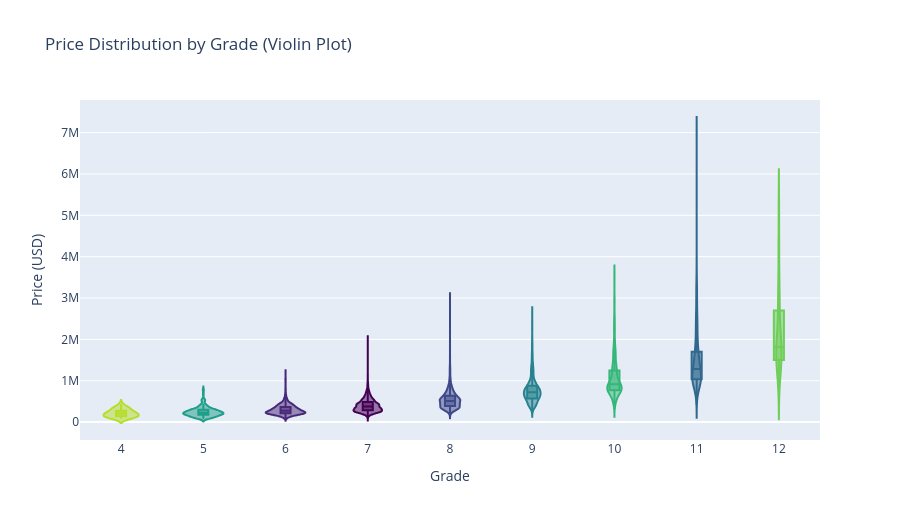

Notebook source saved alongside this figure:
### Code cell
# Cell 13b: Violin Plot - Price by Grade
df_grade = df[df["grade"].between(4, 12)].copy()
fig = px.violin(
    df_grade, x="grade", y="price", box=True, points=False,
    title="Price Distribution by Grade (Violin Plot)",
    labels={"price": "Price (USD)", "grade": "Grade"},
    color="grade", color_discrete_sequence=px.colors.sequential.Viridis,
    height=520
)
fig.update_layout(showlegend=False)
fig.show()

### Figure 1 — Plotly figure (JSON) as saved in the notebook; plotly's stock layout.template omitted (floating-point values rounded to 4 significant figures; data arrays with more than 128 entries replaced by an {"elided": "..."} marker saying what was removed)
{"data": [{"alignmentgroup": "True", "box": {"visible": true}, "hovertemplate": "Grade=%{x}<br>Price (USD)=%{y}<extra></extra>", "legendgroup": "7", "marker": {"color": "#440154"}, "name": "7", "offsetgroup": "7", "orientation": "v", "points": false, "scalegroup": "True", "showlegend": true, "type": "violin", "x": {"elided": "8981 int values"}, "x0": " ", "xaxis": "x", "y": {"elided": "8981 int values"}, "y0": " ", "yaxis": "y"}, {"alignmentgroup": "True", "box": {"visible": true}, "hovertemplate": "Grade=%{x}<br>Price (USD)=%{y}<extra></extra>", "legendgroup": "6", "marker": {"color": "#482878"}, "name": "6", "offsetgroup": "6", "orientation": "v", "points": false, "scalegroup": "True", "showlegend": true, "type": "violin", "x": {"elided": "2038 int values"}, "x0": " ", "xaxis": "x", "y": {"elided": "2038 int values"}, "y0": " ", "yaxis": "y"}, {"alignmentgroup": "True", "box": {"visible": true}, "hovertemplate": "Grade=%{x}<br>Price (USD)=%{y}<extra></extra>", "legendgroup": "8", "marker": {"color": "#3e4989"}, "name": "8", "offsetgroup": "8", "orientation": "v", "points": false, "scalegroup": "True", "showlegend": true, "type": "violin", "x": {"elided": "6068 int values"}, "x0": " ", "xaxis": "x", "y": {"elided": "6068 int values"}, "y0": " ", "yaxis": "y"}, {"alignmentgroup": "True", "box": {"visible": true}, "hovertemplate": "Grade=%{x}<br>Price (USD)=%{y}<extra></extra>", "legendgroup": "11", "marker": {"color": "#31688e"}, "name": "11", "offsetgroup": "11", "orientation": "v", "points": false, "scalegroup": "True", "showlegend": true, "type": "violin", "x": {"elided": "399 int values"}, "x0": " ", "xaxis": "x", "y": {"elided": "399 int values"}, "y0": " ", "yaxis": "y"}, {"alignmentgroup": "True", "box": {"visible": true}, "hovertemplate": "Grade=%{x}<br>Price (USD)=%{y}<extra></extra>", "legendgroup": "9", "marker": {"color": "#26828e"}, "name": "9", "offsetgroup": "9", "orientation": "v", "points": false, "scalegroup": "True", "showlegend": true, "type": "violin", "x": {"elided": "2615 int values"}, "x0": " ", "xaxis": "x", "y": {"elided": "2615 int values"}, "y0": " ", "yaxis": "y"}, {"alignmentgroup": "True", "box": {"visible": true}, "hovertemplate": "Grade=%{x}<br>Price (USD)=%{y}<extra></extra>", "legendgroup": "5", "marker": {"color": "#1f9e89"}, "name": "5", "offsetgroup": "5", "orientation": "v", "points": false, "scalegroup": "True", "showlegend": true, "type": "violin", "x": {"elided": "242 int values"}, "x0": " ", "xaxis": "x", "y": {"elided": "242 int values"}, "y0": " ", "yaxis": "y"}, {"alignmentgroup": "True", "box": {"visible": true}, "hovertemplate": "Grade=%{x}<br>Price (USD)=%{y}<extra></extra>", "legendgroup": "10", "marker": {"color": "#35b779"}, "name": "10", "offsetgroup": "10", "orientation": "v", "points": false, "scalegroup": "True", "showlegend": true, "type": "violin", "x": {"elided": "1134 int values"}, "x0": " ", "xaxis": "x", "y": {"elided": "1134 int values"}, "y0": " ", "yaxis": "y"}, {"alignmentgroup": "True", "box": {"visible": true}, "hovertemplate": "Grade=%{x}<br>Price (USD)=%{y}<extra></extra>", "legendgroup": "12", "marker": {"color": "#6ece58"}, "name": "12", "offsetgroup": "12", "orientation": "v", "points": false, "scalegroup": "True", "showlegend": true, "type": "violin", "x": [12, 12, 12, 12, 12, 12, 12, 12, 12, 12, 12, 12, 12, 12, 12, 12, 12, 12, 12, 12, 12, 12, 12, 12, 12, 12, 12, 12, 12, 12, 12, 12, 12, 12, 12, 12, 12, 12, 12, 12, 12, 12, 12, 12, 12, 12, 12, 12, 12, 12, 12, 12, 12, 12, 12, 12, 12, 12, 12, 12, 12, 12, 12, 12, 12, 12, 12, 12, 12, 12, 12, 12, 12, 12, 12, 12, 12, 12, 12, 12, 12, 12, 12, 12, 12, 12, 12, 12, 12, 12], "x0": " ", "xaxis": "x", "y": [2250000, 1550000, 2125000, 1578000, 1100000, 5110800, 835000, 5300000, 5350000, 1038000, 1680000, 1760000, 2750000, 4500000, 1835000, 2950000, 1799000, 1899000, 1300000, 4000000, 2880500, 1500000, 1460000, 2725000, 1940000, 1515000, 1998000, 1488000, 1295650, 1615000, 1450000, 1525000, 2500000, 1212500, 1200000, 4668000, 1285000, 4489000, 1680000, 3120000, 1688000, 1769000, 1820000, 1699000, 2300000, 1580000, 2200000, 1785000, 1600000, 1950000, 4208000, 1960000, 2280000, 3100000, 1822500, 3168750, 1325000, 1500000, 1475000, 1465000, 1900000, 1755000, 1675000, 1468000, 3200000, 1005000, 1637500, 2480000, 1365000, 1815000, 1490000, 3710000, 1980000, 1920000, 2574000, 3100000, 1990000, 1415000, 3300000, 3650000, 1268890, 3635000, 1550000, 2250000, 2700000, 2998000, 1800000, 900000, 1488000, 2238890], "y0": " ", "yaxis": "y"}, {"alignmentgroup": "True", "box": {"visible": true}, "hovertemplate": "Grade=%{x}<br>Price (USD)=%{y}<extra></extra>", "legendgroup": "4", "marker": {"color": "#b5de2b"}, "name": "4", "offsetgroup": "4", "orientation": "v", "points": false, "scalegroup": "True", "showlegend": true, "type": "violin", "x": [4, 4, 4, 4, 4, 4, 4, 4, 4, 4, 4, 4, 4, 4, 4, 4, 4, 4, 4, 4, 4, 4, 4, 4, 4, 4, 4, 4, 4], "x0": " ", "xaxis": "x", "y": [299000, 80000, 140000, 355000, 248000, 228000, 352000, 217000, 120000, 205000, 355000, 325000, 330000, 435000, 229050, 188000, 156000, 130000, 152000, 95000, 200000, 150000, 100000, 90000, 145000, 247000, 230000, 265000, 151000], "y0": " ", "yaxis": "y"}], "layout": {"height": 520, "legend": {"title": {"text": "Grade"}, "tracegroupgap": 0}, "showlegend": false, "title": {"text": "Price Distribution by Grade (Violin Plot)"}, "violinmode": "overlay", "xaxis": {"anchor": "y", "categoryarray": [7, 6, 8, 11, 9, 5, 10, 12, 4], "categoryorder": "array", "domain": [0, 1], "title": {"text": "Grade"}}, "yaxis": {"anchor": "x", "domain": [0, 1], "title": {"text": "Price (USD)"}}}}
